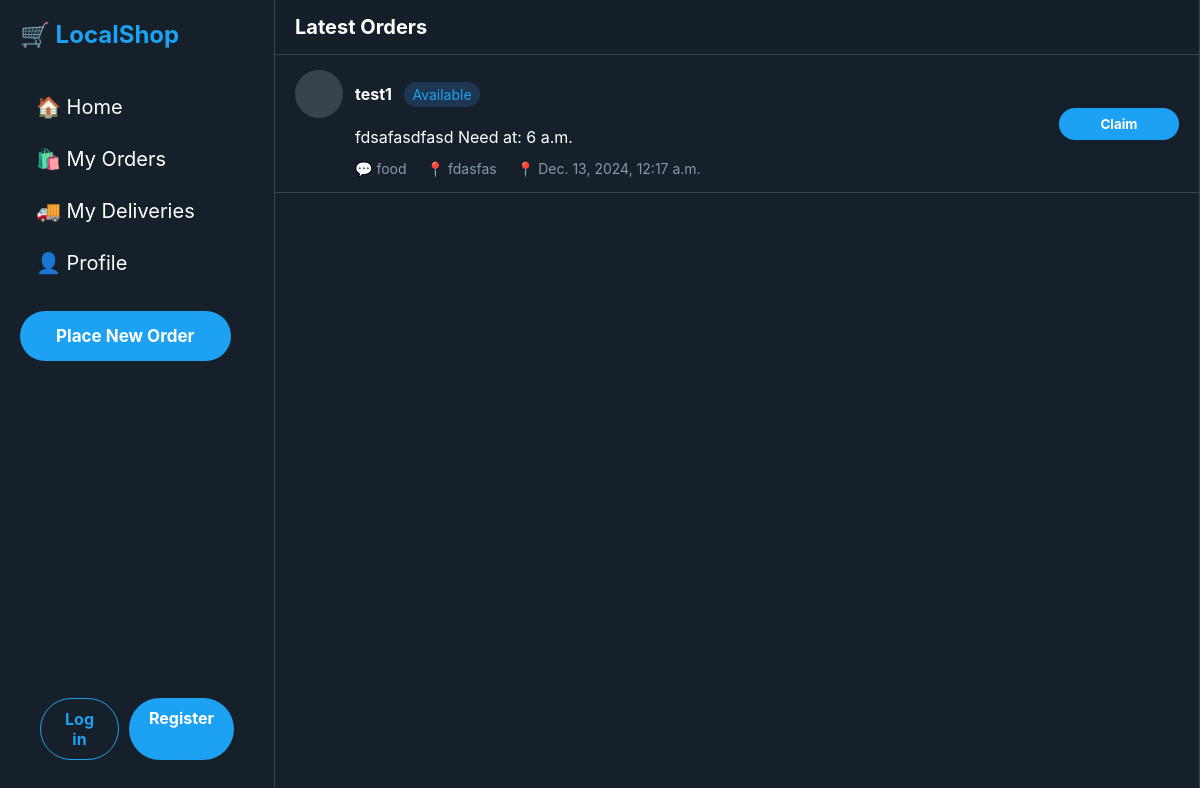
Before: / with the older database file.
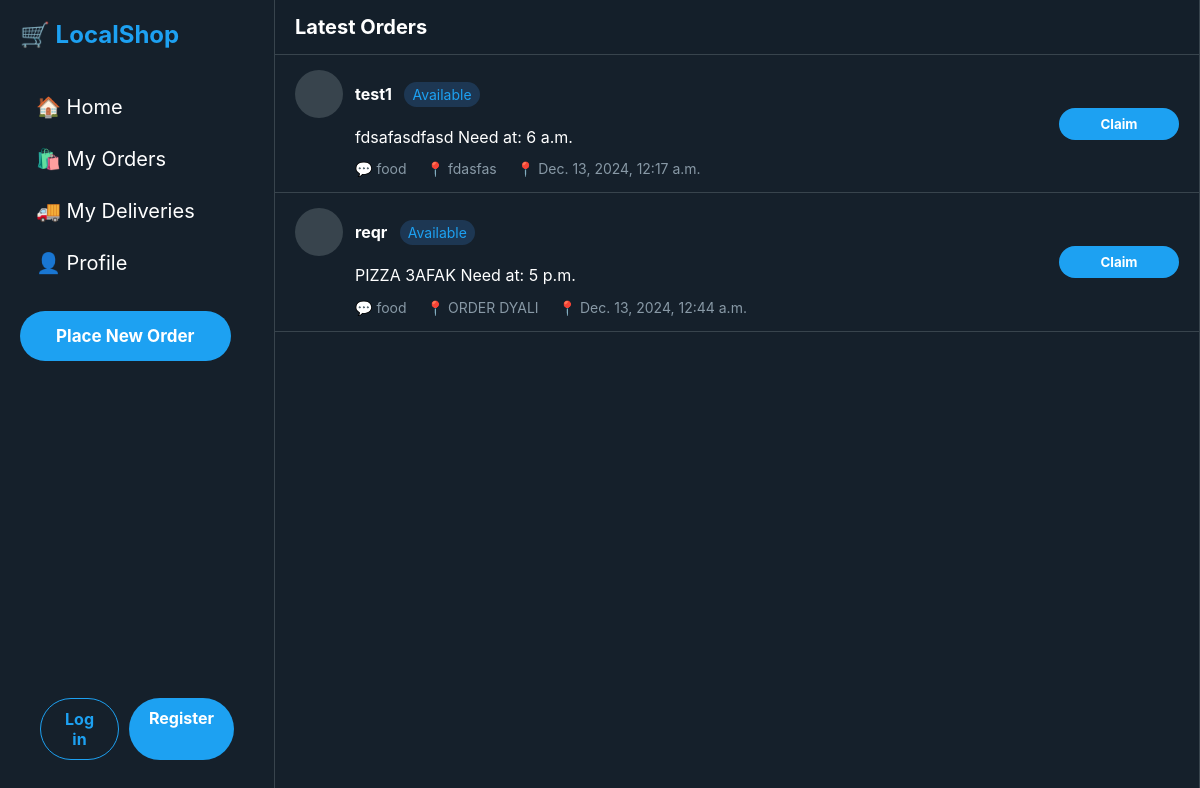
After: the same page with the newer database file.
### orders/models.py (models this page shows, shortened)
class Order(models.Model):
    CATEGORY_CHOICES = [
        ('groceries', 'Groceries'),
        ('food', 'Food'),
        ('other', 'Other')
    ]
    user = models.ForeignKey(User, on_delete=models.CASCADE, related_name='orders')
    location = models.CharField(max_length=255)
    items = models.TextField()
    preferred_delivery_time = models.TimeField()
    category = models.CharField(max_length=20, choices=CATEGORY_CHOICES)
    is_claimed = models.BooleanField(default=False)
    delivery_agent = models.ForeignKey(User, null=True, blank=True, on_delete=models.SET_NULL, related_name='deliveries')
    created_at = models.DateTimeField(auto_now_add=True)
    is_confirmed = models.BooleanField(default=False)
    is_delivery_agent_confirmed = models.BooleanField(default=False)
    is_canceled = models.BooleanField(default=False)  # New field
    cancellation_reason = models.CharField(max_length=255, null=True, blank=True)  # New field

### orders/views.py (the view)
# urls.py: path('', views.order_list, name='order_list'),
def order_list(request):
    orders = Order.objects.filter(is_claimed=False).order_by('preferred_delivery_time')
    return render(request, 'orders/order_list.html', {'orders': orders})

### orders/templates/orders/order_list.html
{% extends "base.html" %}
{% block content %}
<main class="main-content">
    <div class="header">Latest Orders</div>
    {% for order in orders %}
        {% if order.is_claimed == False %}
            <div class="post">
                <div class="post-header">
                    <div class="avatar"></div>
                    <div class="post-info">
                        <span class="user-name">{{order.user}}</span>
                        {% if order.is_claimed == False %}
                            <span class="order-tag available">Available</span>
                        {% else %}
                            <span class="order-tag claimed">Claimed</span>
                        {% endif %}
                    </div>
                </div>
                <div class="post-content">
                    {{order.items}}
                    Need at: {{order.preferred_delivery_time}}
                </div>
                <div class="post-actions">
                    <span class="action">💬 {{order.category}}</span>
                    <span class="action">📍 {{order.location}}</span>
                    <span class="action">📍 {{order.created_at}}</span>
                </div>
                {% if order.is_claimed == False and order.user != request.user %}
                    <a href="{% url 'claim_order_page' order.id %}">
                        <button class="claim-button">Claim</button>
                    </a>
                {% endif %}
            </div>
        {% endif %}
    {% endfor %}
</main>
{% endblock %}

Changed rows visible on the page:
added Order: user "reqr", is_claimed "Available", items "PIZZA 3AFAK", preferred_delivery_time "5 p.m.", category "food", location "ORDER DYALI", created_at "Dec. 13, 2024, 12:44 a.m."
